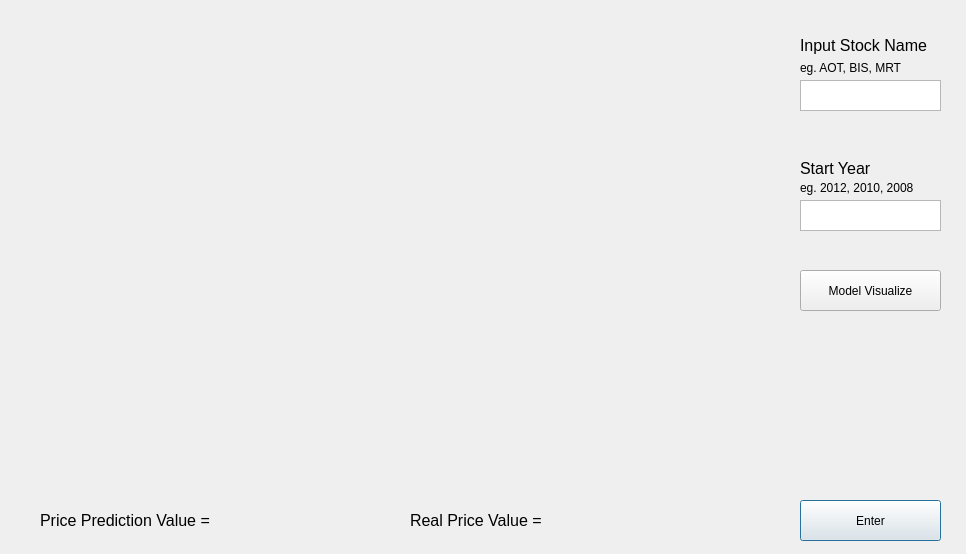
<?xml version="1.0" encoding="UTF-8"?>
<ui version="4.0">
 <class>Dialog</class>
 <widget class="QDialog" name="Dialog">
  <property name="geometry">
   <rect>
    <x>0</x>
    <y>0</y>
    <width>966</width>
    <height>554</height>
   </rect>
  </property>
  <property name="windowTitle">
   <string>Dialog</string>
  </property>
  <widget class="QTextEdit" name="txtStock">
   <property name="geometry">
    <rect>
     <x>800</x>
     <y>80</y>
     <width>141</width>
     <height>31</height>
    </rect>
   </property>
  </widget>
  <widget class="QWidget" name="gridLayoutWidget">
   <property name="geometry">
    <rect>
     <x>40</x>
     <y>40</y>
     <width>741</width>
     <height>451</height>
    </rect>
   </property>
   <layout class="QGridLayout" name="gridLayout"/>
  </widget>
  <widget class="QPushButton" name="btnEnter">
   <property name="geometry">
    <rect>
     <x>800</x>
     <y>500</y>
     <width>141</width>
     <height>41</height>
    </rect>
   </property>
   <property name="text">
    <string>Enter</string>
   </property>
  </widget>
  <widget class="QLabel" name="label_3">
   <property name="geometry">
    <rect>
     <x>800</x>
     <y>30</y>
     <width>161</width>
     <height>31</height>
    </rect>
   </property>
   <property name="font">
    <font>
     <pointsize>12</pointsize>
    </font>
   </property>
   <property name="text">
    <string>Input Stock Name</string>
   </property>
  </widget>
  <widget class="QLabel" name="label_4">
   <property name="geometry">
    <rect>
     <x>40</x>
     <y>510</y>
     <width>171</width>
     <height>21</height>
    </rect>
   </property>
   <property name="font">
    <font>
     <pointsize>12</pointsize>
    </font>
   </property>
   <property name="text">
    <string>Price Prediction Value = </string>
   </property>
  </widget>
  <widget class="QLabel" name="label_5">
   <property name="geometry">
    <rect>
     <x>410</x>
     <y>510</y>
     <width>171</width>
     <height>21</height>
    </rect>
   </property>
   <property name="font">
    <font>
     <pointsize>12</pointsize>
    </font>
   </property>
   <property name="text">
    <string>Real Price Value =</string>
   </property>
  </widget>
  <widget class="QLabel" name="label_6">
   <property name="geometry">
    <rect>
     <x>800</x>
     <y>160</y>
     <width>151</width>
     <height>16</height>
    </rect>
   </property>
   <property name="font">
    <font>
     <pointsize>12</pointsize>
    </font>
   </property>
   <property name="text">
    <string>Start Year</string>
   </property>
  </widget>
  <widget class="QTextEdit" name="txtStartYear">
   <property name="geometry">
    <rect>
     <x>800</x>
     <y>200</y>
     <width>141</width>
     <height>31</height>
    </rect>
   </property>
  </widget>
  <widget class="QLabel" name="label">
   <property name="geometry">
    <rect>
     <x>800</x>
     <y>180</y>
     <width>131</width>
     <height>16</height>
    </rect>
   </property>
   <property name="text">
    <string>eg. 2012, 2010, 2008</string>
   </property>
  </widget>
  <widget class="QLabel" name="label_2">
   <property name="geometry">
    <rect>
     <x>800</x>
     <y>60</y>
     <width>131</width>
     <height>16</height>
    </rect>
   </property>
   <property name="text">
    <string>eg. AOT, BIS, MRT</string>
   </property>
  </widget>
  <widget class="QPushButton" name="btnModelPage">
   <property name="geometry">
    <rect>
     <x>800</x>
     <y>270</y>
     <width>141</width>
     <height>41</height>
    </rect>
   </property>
   <property name="text">
    <string>Model Visualize</string>
   </property>
  </widget>
  <widget class="QLabel" name="lblPredictionPrice">
   <property name="geometry">
    <rect>
     <x>220</x>
     <y>510</y>
     <width>131</width>
     <height>21</height>
    </rect>
   </property>
   <property name="font">
    <font>
     <pointsize>12</pointsize>
    </font>
   </property>
   <property name="frameShape">
    <enum>QFrame::NoFrame</enum>
   </property>
   <property name="text">
    <string/>
   </property>
  </widget>
  <widget class="QLabel" name="lblRealPrice_2">
   <property name="geometry">
    <rect>
     <x>550</x>
     <y>510</y>
     <width>131</width>
     <height>21</height>
    </rect>
   </property>
   <property name="font">
    <font>
     <pointsize>12</pointsize>
    </font>
   </property>
   <property name="text">
    <string/>
   </property>
  </widget>
 </widget>
 <resources/>
 <connections/>
</ui>
